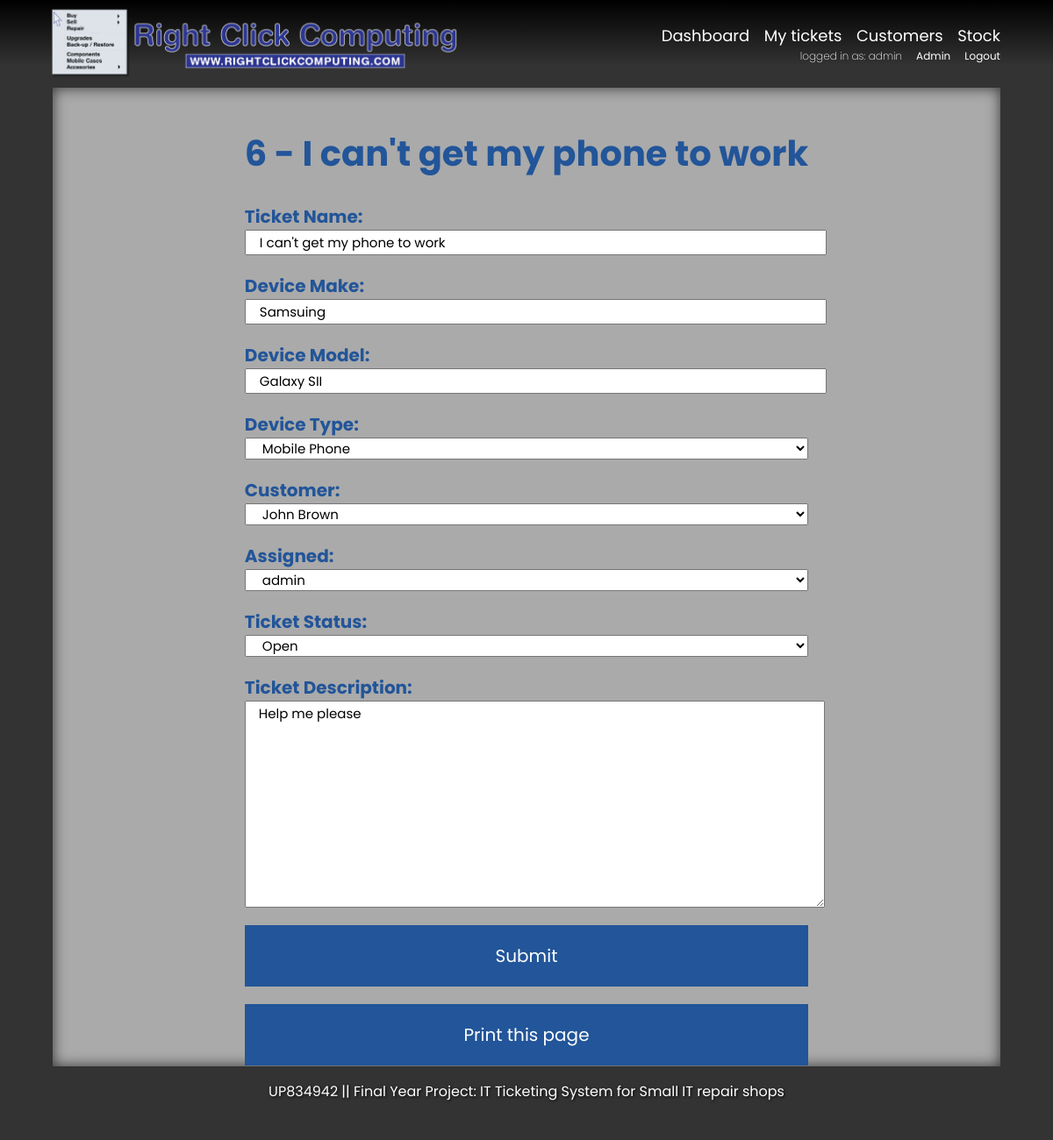
Page /dashboard/tickets/6/ (signed in) on the earlier database version.
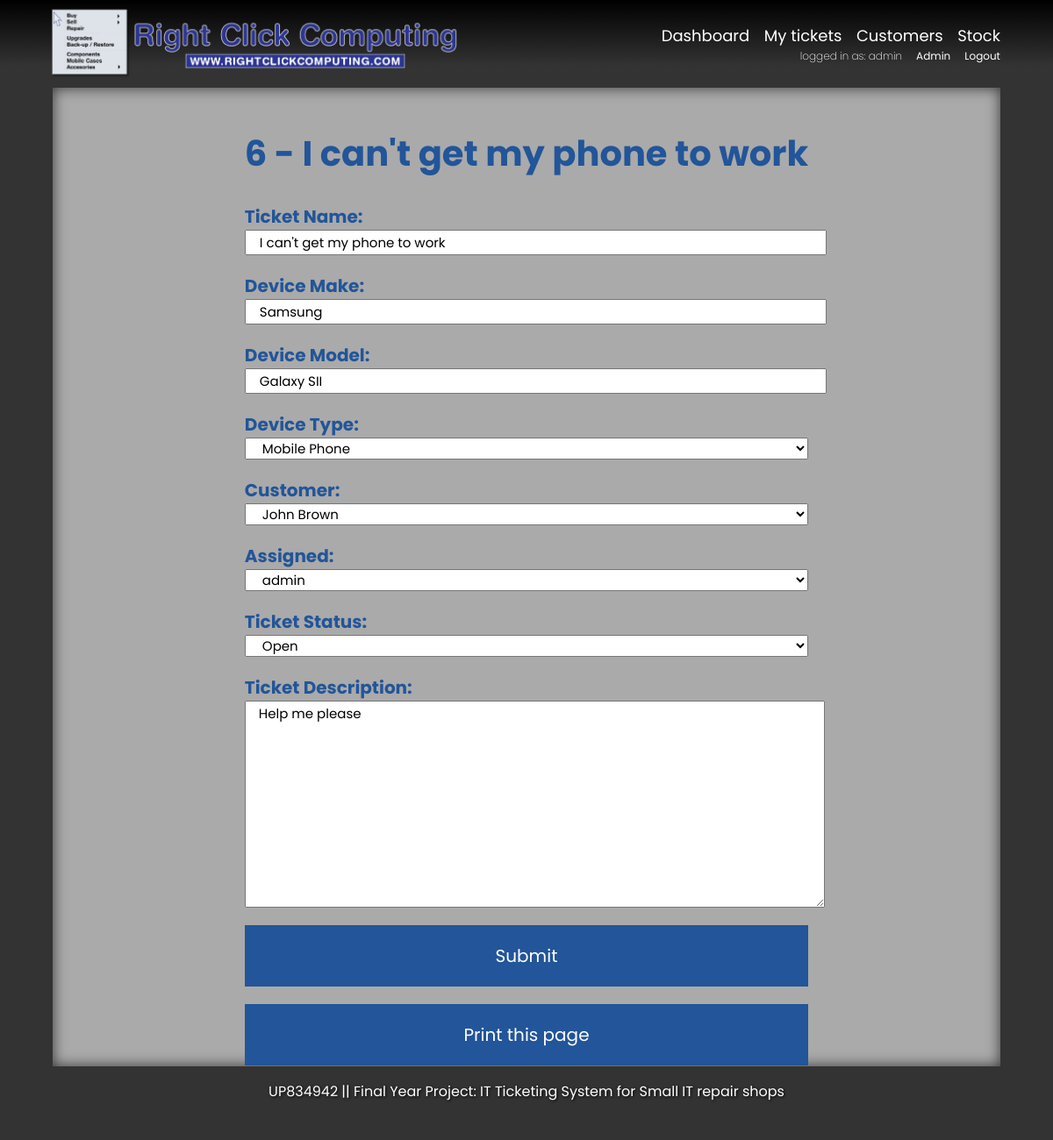
Same page on the later database version.
### ticketingsystem/models.py (models this page shows, shortened)
class Ticket(models.Model):
    TICKET_STATUS = [('Open', 'Open'), ('Waiting on Customer', 'Waiting on Customer'), ('Waiting for Parts', 'Waiting for Parts'), ('Closed', 'Closed')]
    DEVICE_TYPES = [('Mobile Phone', 'Mobile Phone'), ('Laptop', 'Laptop'), ('Desktop', 'Desktop'), ('Games Console', 'Games Console'), ('Tablet', 'Tablet'), ('Smart device', 'Smart Device'), ('Other', 'Other')]
    ticketName = models.CharField(max_length=100, verbose_name="Ticket Name")
    deviceMake = models.CharField (max_length=30, verbose_name="Device Make")
    deviceModel = models.CharField(max_length=50, verbose_name="Device Model")
    deviceType = models.CharField(max_length=15, choices=DEVICE_TYPES, verbose_name="Device Type")
    customer = models.ForeignKey(Customer, on_delete=models.PROTECT, verbose_name="Customer")
    assigned = models.ForeignKey(User, on_delete=models.SET_NULL, null=True, blank=True, editable=True, related_name="assignedTechnician", verbose_name="Assigned")
    ticketStatus = models.CharField(max_length=30, choices=TICKET_STATUS, verbose_name="Ticket Status")
    createdDate = models.DateTimeField(auto_now_add=True, editable=False, verbose_name="Created On")
    createdBy = models.ForeignKey(User, on_delete=models.DO_NOTHING, null=True, editable=False, related_name="createdByTechnician", verbose_name="createdBy")
    lastUpdated = models.DateTimeField(auto_now=True, verbose_name="Last Update Date")
    updatedBy = models.ForeignKey(User, on_delete=models.DO_NOTHING, null=True, editable=False, related_name="updatedByTechnician", verbose_name="Updated By")
    ticketDescription = models.TextField(verbose_name="Ticket Description")
    class meta:
        ordering = ['-id']

### ticketingsystem/views.py (the view)
def ticket_detail (request, ticket_id):
    try:
        ticket = Ticket.objects.get(id=ticket_id)
    except Ticket.DoesNotExist:
        raise Http404('ticket not found')
    form = ticketForm(instance=ticket)
    if request.method == 'POST':
        form = ticketForm(request.POST, instance=ticket)
        if form.is_valid():
            form.save()
            return HttpResponseRedirect('/dashboard/')
    context = {'form': form.as_p,
    'ticket': ticket}
    return render(request, 'ticket_detail.html', context)

### ticketingsystem/models.py (called while the page is built)
    def __str__(self):
        return self.firstName + ' ' + self.lastName

### ticketingsystem/templates/ticket_detail.html (shortened to what this page needs)
{% extends 'base.html'%}
{% block content %}
{% load static %}
{% if user.is_authenticated %}
<link rel="stylesheet" href="{% static 'print.css' %}" media = "print">
<div id = 'ticketInfo'>
<div id = 'objectForm'>
    <h1 id = ticketTitle>{{ ticket.id}} - {{ ticket.ticketName | capfirst}}</h1>
        <form action  ="" method = "POST">
            {{form}}
        <input id = "submit" type ="submit" name = "submit">
    </form>
    <button id = "print" onclick="window.print()"> Print this page </button>
    </div>
</div>
{% else %}
    <h1 id = "nolog"> You are not logged in! Please login to view this ticket </h1>
{% endif %}
{% endblock %}

Differences in the rows shown:
changed Ticket "I can't get my phone to work": deviceMake "Samsuing" → "Samsung"
